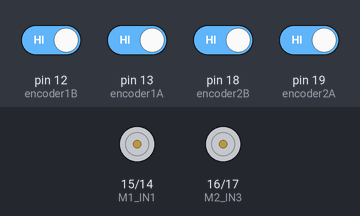
Recording of a sketch running on a simulated Arduino Uno, built with avr-gcc and run on an emulated ATmega328P. Shown: motor-driver pin pairs drawn as motors (green arrow = first pin HIGH = forward, orange = second pin HIGH = backward, longer = more drive). Inputs (shaded band) come from the test bench; at power-on: pin 12 (encoder1B), pin 13 (encoder1A), pin 18 (encoder2B), pin 19 (encoder2A) HIGH.

Above: at 0.1 s.
At 2.1 s:
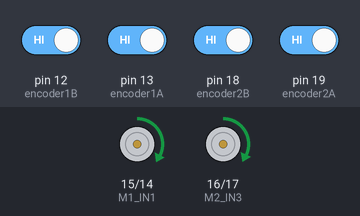
Timing chart, 0 to 3.6 s (numbered marks = the images above):
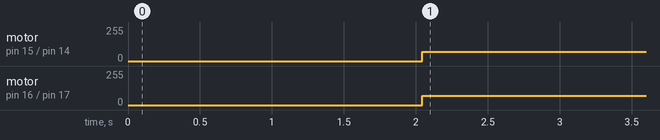

The sketch:

Task2_v1.ino
```cpp
// 23/3/26
// SDC Lab task 2 version 1
// Straight Line Position PID control

// Two levels of PID - Distance (ed) and Alignment (ea)
// ed = target - (left + right)/2
// ea = left - right

// leftPWM = base − correction
// rightPWM = base + correction

// base PWM given by distance PID and correction PWM given by Alignment PID


// ---------------- ENCODER PINS ----------------
const int encoder1A = 13;
const int encoder1B = 12;
const int encoder2A = 19;
const int encoder2B = 18;

volatile long encoderCount1 = 0;
volatile long encoderCount2 = 0;
volatile byte prevState1 = 0;
volatile byte prevState2 = 0;

// ---------------- MOTOR PINS ----------------
const int M1_IN1 = 15;
const int M1_IN2 = 14;
const int M2_IN3 = 16;
const int M2_IN4 = 17;

// ---------------- ROBOT PARAMETERS ----------------
const float radius = 3.5; // cm
const long countsPerRev = 1320;

float distPerCount = (2 * PI * radius) / countsPerRev;

// ---------------- PID GAINS ----------------
// Distance PID
float Kp_d = 2.0;
float Ki_d = 0.01;
float Kd_d = 0.5;

// Alignment PID
float Kp_a = 1.5;
float Ki_a = 0.0;
float Kd_a = 0.2;

// ---------------- PID VARIABLES ----------------
float prevError_d = 0, integral_d = 0;
float prevError_a = 0, integral_a = 0;

unsigned long prevTime = 0;

// ---------------- SETUP ----------------
void setup() {
  pinMode(encoder1A, INPUT);
  pinMode(encoder1B, INPUT);
  pinMode(encoder2A, INPUT);
  pinMode(encoder2B, INPUT);

  prevState1 = (digitalRead(encoder1A) << 1) | digitalRead(encoder1B);
  prevState2 = (digitalRead(encoder2A) << 1) | digitalRead(encoder2B);

  attachInterrupt(digitalPinToInterrupt(encoder1A), updateEncoder1, CHANGE);
  attachInterrupt(digitalPinToInterrupt(encoder1B), updateEncoder1, CHANGE);
  attachInterrupt(digitalPinToInterrupt(encoder2A), updateEncoder2, CHANGE);
  attachInterrupt(digitalPinToInterrupt(encoder2B), updateEncoder2, CHANGE);

  pinMode(M1_IN1, OUTPUT);
  pinMode(M1_IN2, OUTPUT);
  pinMode(M2_IN3, OUTPUT);
  pinMode(M2_IN4, OUTPUT);

  delay(2000);
}

// ---------------- MAIN LOOP ----------------
void loop() {
  moveStraightPID(20.0); // move 20 cm
  while(true); // stop after one run
}

// ---------------- PID MOVE FUNCTION ----------------
void moveStraightPID(float target_cm) {

  long startLeft = encoderCount1;
  long startRight = encoderCount2;

  float targetCounts = target_cm / distPerCount;

  prevTime = millis();

  while (true) {

    // Time
    unsigned long currentTime = millis();
    float dt = (currentTime - prevTime) / 1000.0;
    prevTime = currentTime;

    // Read encoders safely
    noInterrupts();
    long left = encoderCount1 - startLeft;
    long right = encoderCount2 - startRight;
    interrupts();

    float avgCounts = (left + right) / 2.0;

    // -------- DISTANCE PID --------
    float error_d = targetCounts - avgCounts;

    integral_d += error_d * dt;
    float derivative_d = (error_d - prevError_d) / dt;

    float baseSpeed = Kp_d * error_d + Ki_d * integral_d + Kd_d * derivative_d;

    prevError_d = error_d;

    // -------- ALIGNMENT PID --------
    float error_a = left - right;

    integral_a += error_a * dt;
    float derivative_a = (error_a - prevError_a) / dt;

    float correction = Kp_a * error_a + Ki_a * integral_a + Kd_a * derivative_a;

    prevError_a = error_a;

    // -------- FINAL MOTOR OUTPUT --------
    float leftPWM = baseSpeed - correction;
    float rightPWM = baseSpeed + correction;

    // Clamp PWM
    leftPWM = constrain(leftPWM, -255, 255);
    rightPWM = constrain(rightPWM, -255, 255);

    setMotor(leftPWM, rightPWM);

    // -------- STOP CONDITION --------
    if (abs(error_d) < 5) break;
  }

  stopMotor();
}

// ---------------- MOTOR DRIVER ----------------
void setMotor(float leftPWM, float rightPWM) {

  // LEFT MOTOR
  if (leftPWM > 0) {
    analogWrite(M1_IN1, leftPWM);
    analogWrite(M1_IN2, 0);
  } else {
    analogWrite(M1_IN1, 0);
    analogWrite(M1_IN2, -leftPWM);
  }

  // RIGHT MOTOR
  if (rightPWM > 0) {
    analogWrite(M2_IN3, rightPWM);
    analogWrite(M2_IN4, 0);
  } else {
    analogWrite(M2_IN3, 0);
    analogWrite(M2_IN4, -rightPWM);
  }
}

void stopMotor() {
  analogWrite(M1_IN1, 0);
  analogWrite(M1_IN2, 0);
  analogWrite(M2_IN3, 0);
  analogWrite(M2_IN4, 0);
}

// ---------------- ENCODER ISR ----------------
void updateEncoder1() {
  byte state = (digitalRead(encoder1A) << 1) | digitalRead(encoder1B);
  byte combined = (prevState1 << 2) | state;

  if (combined == 1 || combined == 7 || combined == 14 || combined == 8) encoderCount1++;
  else if (combined == 2 || combined == 4 || combined == 13 || combined == 11) encoderCount1--;

  prevState1 = state;
}

void updateEncoder2() {
  byte state = (digitalRead(encoder2A) << 1) | digitalRead(encoder2B);
  byte combined = (prevState2 << 2) | state;

  if (combined == 1 || combined == 7 || combined == 14 || combined == 8) encoderCount2++;
  else if (combined == 2 || combined == 4 || combined == 13 || combined == 11) encoderCount2--;

  prevState2 = state;
}
```

Measured:
- by itself, motor on pin 15 (M1_IN1) / pin 14 (M1_IN2): stopped → forward 71/255 at 2.0 s
- by itself, motor on pin 16 (M2_IN3) / pin 17 (M2_IN4): stopped → forward 70/255 at 2.0 s
